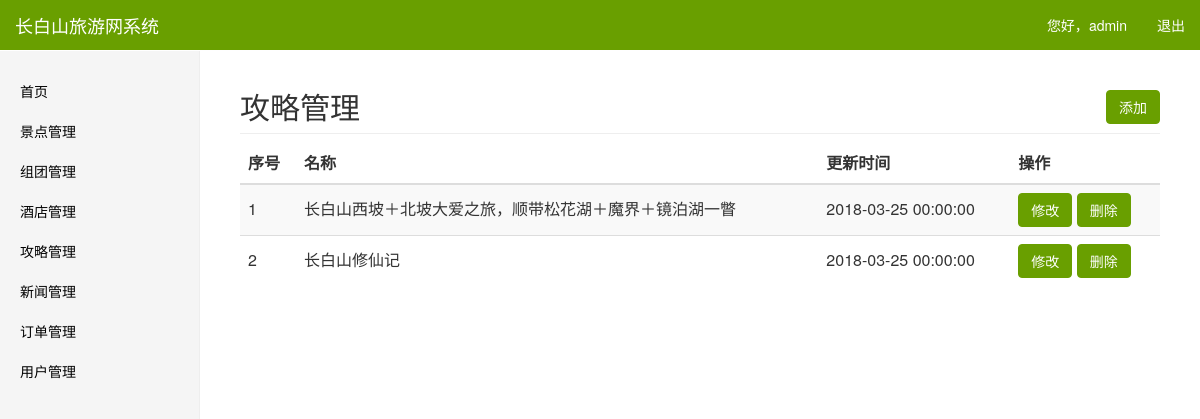
Screenshot of /admin/strategy.php (signed in) with the database file from the repository.
### tables this page shows
CREATE TABLE `strategy` (
  `id` int(11) NOT NULL,
  `name` varchar(30) NOT NULL COMMENT '标题',
  `poster` varchar(30) NOT NULL COMMENT '封面图',
  `type` int(11) NOT NULL COMMENT '类型',
  `detail` text NOT NULL COMMENT '详情',
  `addtime` datetime NOT NULL COMMENT '修改时间'
);

### admin/strategy.php (the view, shortened to what this page needs)
<?php include("../conn.php") ?>
  <?php
$sql = "select * from `strategy`";
$result = mysqli_query($conn,$sql);
?>
    <html>
    <head>
      <link href="../css/bootstrap.min.css" rel="stylesheet" type="text/css">
      <link rel="stylesheet" type="text/css" href="../css/animate.min.css" />
      <link rel="stylesheet" href="../css/font-awesome.min.css">
      <link rel="stylesheet" href="../css/bootstrap-datetimepicker.min.css">
      <link rel="stylesheet" type="text/css" href="../css/font.css" />
      <link rel="stylesheet" type="text/css" href="../css/admin.css" />
    </head>
    <body>
      <nav class="navbar navbar-default navbar-fixed-top">
        <div class="container-fluid">
          <div class="navbar-header">
            <a class="navbar-brand" href="#">长白山旅游网系统</a>
          </div>
          <div id="navbar" class="navbar-collapse collapse">
            <?php include("nav.php") ?>
          </div>
        </div>
      </nav>
      <div class="container-fluid">
        <div class="row">
          <div class="col-sm-3 col-md-2 sidebar">
            <?php include("sidebar.php") ?>
          </div>
          <div class="col-sm-9 col-sm-offset-3 col-md-10 col-md-offset-2 main">
            <p class="pull-right" style="margin-top: 20px;">
              <a class="btn btn-success" href="strategy_add.php">添加</a>
            </p>
            <h2 class="sub-header">攻略管理</h2>
            <div class="table-responsive">
              <table class="table table-striped table-hover">
                <thead>
                  <tr>
                    <th>序号</th>
                    <th>名称</th>
                    <th>更新时间</th>
                    <th>操作</th>
                  </tr>
                </thead>
                <tbody>
                  <form id="list">
                  <?php
                    if(mysqli_affected_rows($conn)>0) {
                        mysqli_data_seek($result,0);
                        while ($row = mysqli_fetch_array($result)) {
                            ?>
                      <tr>
                        <td><?=$row["id"]?></td>
                        <td><?=$row["name"]?></td>
                        <td><?=$row["addtime"]?></td>
                        <td>
                          <a class="btn btn-success" href="strategy_change.php?id=<?=$row["id"]?>">修改</a>
                          <a class="btn btn-danger" href="dodelete.php?type=strategy&id=<?=$row["id"]?>">删除</a>
                        </td>
                      </tr>
                      <?php
                        }
                    }else{
                        echo "<div class='col-md-12 text-center'>尚无数据</div>";
                    }
                    ?>
                  </form>
                </tbody>
              </table>
            </div>
          </div>
        </div>
      </div>
    </body>
    </html>

### css/admin.css (style rules this page uses)
* { -webkit-user-select:none; -moz-user-select:none; -ms-user-select:none; user-select:none; }
body { padding-top: 50px; }
.sub-header { padding-bottom: 10px; border-bottom: 1px solid #eee; }
.navbar-fixed-top { border: 0; }
.sidebar { display: none; }
@media (min-width: 768px) { .sidebar { position: fixed; top: 51px; bottom: 0; left: 0; z-index: 1000; display: block; padding: 20px; overflow-x: hidden; overflow-y: auto; background-color: #f5f5f5; border-right: 1px solid #eee; } }
.main { padding: 20px; }
@media (min-width: 768px) { .main { padding-right: 40px; padding-left: 40px; } }
.table>tbody>tr>td, .table>tbody>tr>th, .table>tfoot>tr>td, .table>tfoot>tr>th, .table>thead>tr>td, .table>thead>tr>th { vertical-align: middle; }
a, a:hover { color: #000; }
.btn-primary,.btn-primary:hover,.btn-info,.btn-info:hover,.btn-success,.btn-success:hover,.btn-danger,.btn-danger:hover { background-color: #699F00; border-color: #699F00; }
.navbar-default { background-color: #699F00; }
.navbar-default .navbar-brand { color: #fff; }

### rows the page displays
strategy: id "1", name "长白山西坡＋北坡大爱之旅，顺带松花湖＋魔界＋镜泊湖一瞥", addtime "2018-03-25 00:00:00"
strategy: id "2", name "长白山修仙记", addtime "2018-03-25 00:00:00"

### other values shown
$_SESSION["usernameA"] "admin"
